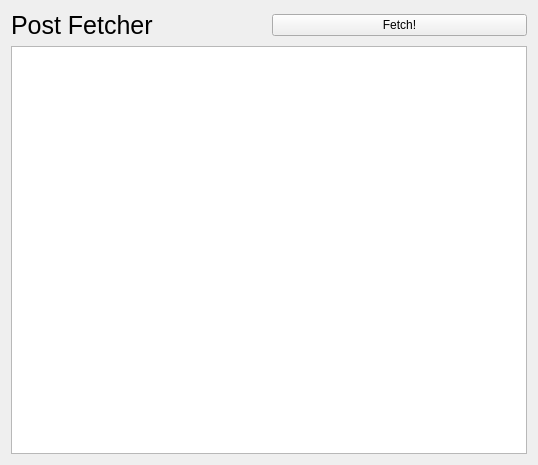
<?xml version="1.0" encoding="UTF-8"?>
<ui version="4.0">
 <class>Widget</class>
 <widget class="QWidget" name="Widget">
  <property name="geometry">
   <rect>
    <x>0</x>
    <y>0</y>
    <width>538</width>
    <height>465</height>
   </rect>
  </property>
  <property name="windowTitle">
   <string>Widget</string>
  </property>
  <layout class="QVBoxLayout" name="verticalLayout">
   <item>
    <layout class="QHBoxLayout" name="horizontalLayout">
     <item>
      <widget class="QLabel" name="label">
       <property name="font">
        <font>
         <pointsize>19</pointsize>
        </font>
       </property>
       <property name="text">
        <string>Post Fetcher</string>
       </property>
      </widget>
     </item>
     <item>
      <widget class="QPushButton" name="fetchButton">
       <property name="text">
        <string>Fetch!</string>
       </property>
      </widget>
     </item>
    </layout>
   </item>
   <item>
    <widget class="QListWidget" name="listWidget"/>
   </item>
  </layout>
 </widget>
 <layoutdefault spacing="6" margin="11"/>
 <resources/>
 <connections/>
</ui>
